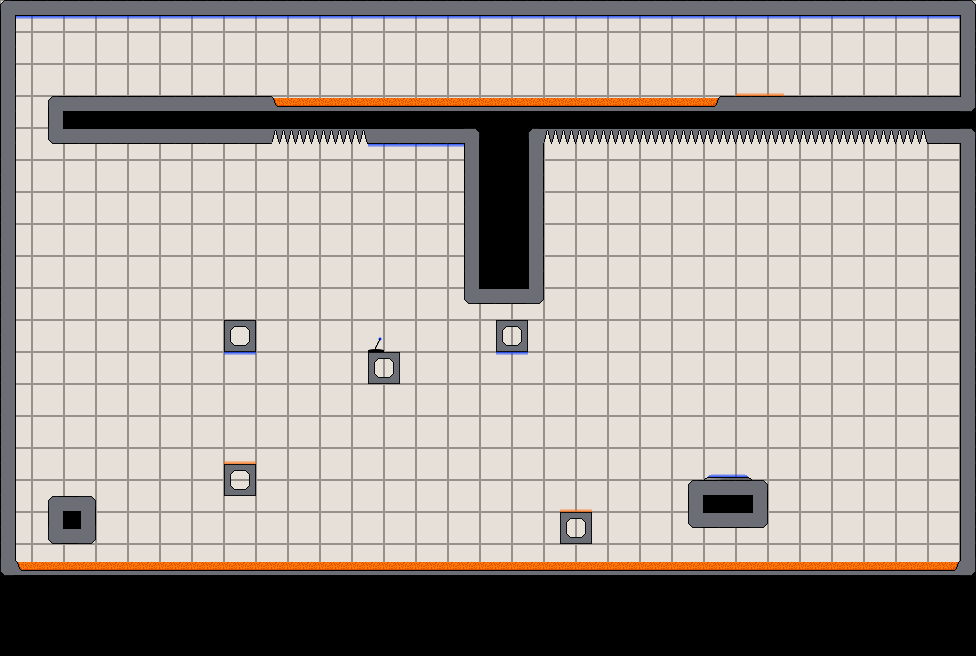

Below is a game level as drawn by its tile map, then a one-line description and the .tmx that defines it (tile-layer data replaced by summaries):
An orthogonal 61x41 tile map with 16x16 px tiles, 9 tile layers (background, walls, switches, gravTiles, ...) and 1 object (spawnPoint1).

<map version="1.0" orientation="orthogonal" width="61" height="41" tilewidth="16" tileheight="16">
 <tileset firstgid="1" name="interiorTileset" tilewidth="16" tileheight="16">
  <image source="interiorTileset.png" trans="ff00ff" width="144" height="64" />
 </tileset>
 <layer name="background" width="61" height="41">
  <data>[2501 cells, 2501 non-empty, 5 distinct tile ids]</data>
 </layer>
 <layer name="walls" width="61" height="41">
  <data>[2501 cells, 313 non-empty, 16 distinct tile ids]</data>
 </layer>
 <layer name="switches" width="61" height="41">
  <data>[2501 cells, 1 non-empty, 1 distinct tile ids]</data>
 </layer>
 <layer name="gravTiles" width="61" height="41">
  <data>[2501 cells, 76 non-empty, 2 distinct tile ids]</data>
 </layer>
 <objectgroup name="spawnPoint" width="61" height="41">
  <object name="spawnPoint1" x="891" y="65" />
 </objectgroup>
 <layer name="acid" width="61" height="41">
  <data>[2501 cells, 262 non-empty, 4 distinct tile ids]</data>
 </layer>
 <layer name="exit" width="61" height="41">
  <data>[2501 cells, 1 non-empty, 1 distinct tile ids]</data>
 </layer>
 <layer name="exitDummyTiles" width="61" height="41">
  <data>[2501 cells, 2 non-empty, 2 distinct tile ids]</data>
 </layer>
 <layer name="spikes" width="61" height="41">
  <data>[2501 cells, 26 non-empty, 1 distinct tile ids]</data>
 </layer>
 <layer name="masking" width="61" height="41">
  <data>[2501 cells, 56 non-empty, 5 distinct tile ids]</data>
 </layer>
</map>
